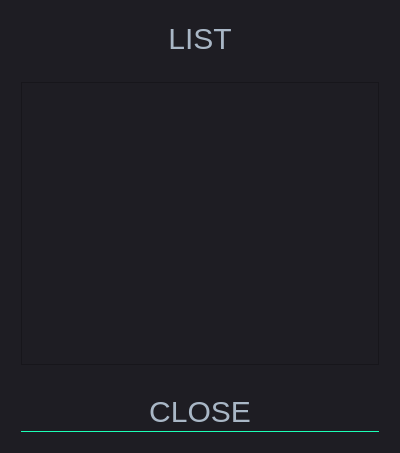
<?xml version="1.0" encoding="UTF-8"?>
<ui version="4.0">
 <class>Calclist</class>
 <widget class="QDialog" name="Calclist">
  <property name="geometry">
   <rect>
    <x>0</x>
    <y>0</y>
    <width>400</width>
    <height>453</height>
   </rect>
  </property>
  <property name="windowTitle">
   <string>Dialog</string>
  </property>
  <property name="styleSheet">
   <string notr="true">/*
Material Dark Style Sheet for QT Applications
Author: Jaime A. Quiroga P.
Inspired on https://github.com/jxfwinter/qt-material-stylesheet
Company: GTRONICK
Last updated: 04/12/2018, 15:00.
Available at: https://github.com/GTRONICK/QSS/blob/master/MaterialDark.qss
*/

* {
font-size: 30px;
margin: 10%;
}

QMainWindow {
	background-color:#1e1d23;
}
QDialog {
	background-color:#1e1d23;
}
QColorDialog {
	background-color:#1e1d23;
}
QTextEdit {
	background-color:#1e1d23;
	color: #a9b7c6;
}
QPlainTextEdit {
	selection-background-color:#007b50;
	background-color:#1e1d23;
	border-style: solid;
	border-top-color: transparent;
	border-right-color: transparent;
	border-left-color: transparent;
	border-bottom-color: transparent;
	border-width: 1px;
	color: #a9b7c6;
}
QPushButton{
	border-style: solid;
	border-top-color: transparent;
	border-right-color: transparent;
	border-left-color: transparent;
	border-bottom-color: transparent;
	border-width: 1px;
	border-style: solid;
	color: #a9b7c6;
	padding: 2px;
	background-color: #1e1d23;
}
QPushButton::default{
	border-style: inset;
	border-top-color: transparent;
	border-right-color: transparent;
	border-left-color: transparent;
	border-bottom-color: #04b97f;
	border-width: 1px;
	color: #a9b7c6;
	padding: 2px;
	background-color: #1e1d23;
}
QToolButton {
	border-style: solid;
	border-top-color: transparent;
	border-right-color: transparent;
	border-left-color: transparent;
	border-bottom-color: #04b97f;
	border-bottom-width: 1px;
	border-style: solid;
	color: #a9b7c6;
	padding: 2px;
	background-color: #1e1d23;
}
QToolButton:hover{
	border-style: solid;
	border-top-color: transparent;
	border-right-color: transparent;
	border-left-color: transparent;
	border-bottom-color: #37efba;
	border-bottom-width: 2px;
	border-style: solid;
	color: #FFFFFF;
	padding-bottom: 1px;
	background-color: #1e1d23;
}
QPushButton:hover{
	border-style: solid;
	border-top-color: transparent;
	border-right-color: transparent;
	border-left-color: transparent;
	border-bottom-color: #37efba;
	border-bottom-width: 1px;
	border-style: solid;
	color: #FFFFFF;
	padding-bottom: 2px;
	background-color: #1e1d23;
}
QPushButton:pressed{
	border-style: solid;
	border-top-color: transparent;
	border-right-color: transparent;
	border-left-color: transparent;
	border-bottom-color: #37efba;
	border-bottom-width: 2px;
	border-style: solid;
	color: #37efba;
	padding-bottom: 1px;
	background-color: #1e1d23;
}
QPushButton:disabled{
	border-style: solid;
	border-top-color: transparent;
	border-right-color: transparent;
	border-left-color: transparent;
	border-bottom-color: #808086;
	border-bottom-width: 2px;
	border-style: solid;
	color: #808086;
	padding-bottom: 1px;
	background-color: #1e1d23;
}
QLineEdit {
	border-width: 1px; border-radius: 4px;
	border-color: rgb(58, 58, 58);
	border-style: inset;
	padding: 0 8px;
	color: #a9b7c6;
	background:#1e1d23;
	selection-background-color:#007b50;
	selection-color: #FFFFFF;
}
QLabel {
	color: #a9b7c6;
}
QLCDNumber {
	color: #37e6b4;
}
QProgressBar {
	text-align: center;
	color: rgb(240, 240, 240);
	border-width: 1px; 
	border-radius: 10px;
	border-color: rgb(58, 58, 58);
	border-style: inset;
	background-color:#1e1d23;
}
QProgressBar::chunk {
	background-color: #04b97f;
	border-radius: 5px;
}
QMenuBar {
	background-color: #1e1d23;
}
QMenuBar::item {
	color: #a9b7c6;
  	spacing: 3px;
  	padding: 1px 4px;
  	background: #1e1d23;
}

QMenuBar::item:selected {
  	background:#1e1d23;
	color: #FFFFFF;
}
QMenu::item:selected {
	border-style: solid;
	border-top-color: transparent;
	border-right-color: transparent;
	border-left-color: #04b97f;
	border-bottom-color: transparent;
	border-left-width: 2px;
	color: #FFFFFF;
	padding-left:15px;
	padding-top:4px;
	padding-bottom:4px;
	padding-right:7px;
	background-color: #1e1d23;
}
QMenu::item {
	border-style: solid;
	border-top-color: transparent;
	border-right-color: transparent;
	border-left-color: transparent;
	border-bottom-color: transparent;
	border-bottom-width: 1px;
	border-style: solid;
	color: #a9b7c6;
	padding-left:17px;
	padding-top:4px;
	padding-bottom:4px;
	padding-right:7px;
	background-color: #1e1d23;
}
QMenu{
	background-color:#1e1d23;
}
QTabWidget {
	color:rgb(0,0,0);
	background-color:#1e1d23;
}
QTabWidget::pane {
		border-color: rgb(77,77,77);
		background-color:#1e1d23;
		border-style: solid;
		border-width: 1px;
    	border-radius: 6px;
}
QTabBar::tab {
	border-style: solid;
	border-top-color: transparent;
	border-right-color: transparent;
	border-left-color: transparent;
	border-bottom-color: transparent;
	border-bottom-width: 1px;
	border-style: solid;
	color: #808086;
	padding: 3px;
	margin-left:3px;
	background-color: #1e1d23;
}
QTabBar::tab:selected, QTabBar::tab:last:selected, QTabBar::tab:hover {
  	border-style: solid;
	border-top-color: transparent;
	border-right-color: transparent;
	border-left-color: transparent;
	border-bottom-color: #04b97f;
	border-bottom-width: 2px;
	border-style: solid;
	color: #FFFFFF;
	padding-left: 3px;
	padding-bottom: 2px;
	margin-left:3px;
	background-color: #1e1d23;
}

QCheckBox {
	color: #a9b7c6;
	padding: 2px;
}
QCheckBox:disabled {
	color: #808086;
	padding: 2px;
}

QCheckBox:hover {
	border-radius:4px;
	border-style:solid;
	padding-left: 1px;
	padding-right: 1px;
	padding-bottom: 1px;
	padding-top: 1px;
	border-width:1px;
	border-color: rgb(87, 97, 106);
	background-color:#1e1d23;
}
QCheckBox::indicator:checked {

	height: 10px;
	width: 10px;
	border-style:solid;
	border-width: 1px;
	border-color: #04b97f;
	color: #a9b7c6;
	background-color: #04b97f;
}
QCheckBox::indicator:unchecked {

	height: 10px;
	width: 10px;
	border-style:solid;
	border-width: 1px;
	border-color: #04b97f;
	color: #a9b7c6;
	background-color: transparent;
}
QRadioButton {
	color: #a9b7c6;
	background-color: #1e1d23;
	padding: 1px;
}
QRadioButton::indicator:checked {
	height: 10px;
	width: 10px;
	border-style:solid;
	border-radius:5px;
	border-width: 1px;
	border-color: #04b97f;
	color: #a9b7c6;
	background-color: #04b97f;
}
QRadioButton::indicator:!checked {
	height: 10px;
	width: 10px;
	border-style:solid;
	border-radius:5px;
	border-width: 1px;
	border-color: #04b97f;
	color: #a9b7c6;
	background-color: transparent;
}
QStatusBar {
	color:#027f7f;
}
QSpinBox {
	color: #a9b7c6;	
	background-color: #1e1d23;
}
QDoubleSpinBox {
	color: #a9b7c6;	
	background-color: #1e1d23;
}
QTimeEdit {
	color: #a9b7c6;	
	background-color: #1e1d23;
}
QDateTimeEdit {
	color: #a9b7c6;	
	background-color: #1e1d23;
}
QDateEdit {
	color: #a9b7c6;	
	background-color: #1e1d23;
}
QComboBox {
	color: #a9b7c6;	
	background: #1e1d23;
}
QComboBox:editable {
	background: #1e1d23;
	color: #a9b7c6;
	selection-background-color: #1e1d23;
}
QComboBox QAbstractItemView {
	color: #a9b7c6;	
	background: #1e1d23;
	selection-color: #FFFFFF;
	selection-background-color: #1e1d23;
}
QComboBox:!editable:on, QComboBox::drop-down:editable:on {
	color: #a9b7c6;	
	background: #1e1d23;
}
QFontComboBox {
	color: #a9b7c6;	
	background-color: #1e1d23;
}
QToolBox {
	color: #a9b7c6;
	background-color: #1e1d23;
}
QToolBox::tab {
	color: #a9b7c6;
	background-color: #1e1d23;
}
QToolBox::tab:selected {
	color: #FFFFFF;
	background-color: #1e1d23;
}
QScrollArea {
	color: #FFFFFF;
	background-color: #1e1d23;
}
QSlider::groove:horizontal {
	height: 5px;
	background: #04b97f;
}
QSlider::groove:vertical {
	width: 5px;
	background: #04b97f;
}
QSlider::handle:horizontal {
	background: qlineargradient(x1:0, y1:0, x2:1, y2:1, stop:0 #b4b4b4, stop:1 #8f8f8f);
	border: 1px solid #5c5c5c;
	width: 14px;
	margin: -5px 0;
	border-radius: 7px;
}
QSlider::handle:vertical {
	background: qlineargradient(x1:1, y1:1, x2:0, y2:0, stop:0 #b4b4b4, stop:1 #8f8f8f);
	border: 1px solid #5c5c5c;
	height: 14px;
	margin: 0 -5px;
	border-radius: 7px;
}
QSlider::add-page:horizontal {
    background: white;
}
QSlider::add-page:vertical {
    background: white;
}
QSlider::sub-page:horizontal {
    background: #04b97f;
}
QSlider::sub-page:vertical {
    background: #04b97f;
}
</string>
  </property>
  <layout class="QGridLayout" name="gridLayout">
   <item row="0" column="0">
    <widget class="QLabel" name="label">
     <property name="text">
      <string>LIST</string>
     </property>
     <property name="alignment">
      <set>Qt::AlignCenter</set>
     </property>
    </widget>
   </item>
   <item row="1" column="0">
    <widget class="QTextBrowser" name="textBrowser"/>
   </item>
   <item row="2" column="0">
    <widget class="QPushButton" name="pushButton">
     <property name="text">
      <string>CLOSE</string>
     </property>
    </widget>
   </item>
  </layout>
 </widget>
 <resources/>
 <connections>
  <connection>
   <sender>pushButton</sender>
   <signal>clicked()</signal>
   <receiver>Calclist</receiver>
   <slot>close()</slot>
   <hints>
    <hint type="sourcelabel">
     <x>221</x>
     <y>397</y>
    </hint>
    <hint type="destinationlabel">
     <x>345</x>
     <y>448</y>
    </hint>
   </hints>
  </connection>
 </connections>
</ui>
